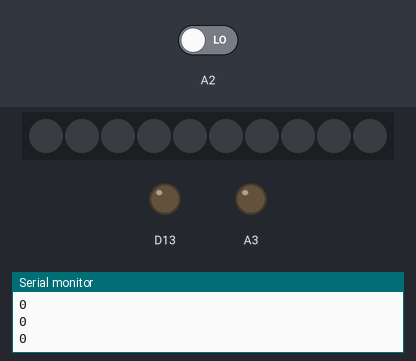
The sketch below on a simulated Adafruit Circuit Playground Express. Shown: 10 RGB LEDs in strip order, left to right, output pins drawn as LEDs (lit = HIGH), the last lines printed to the serial monitor. The inputs (shaded band) are chosen by the test bench; at power-on: A2 LOW.

Above: at 1.3 s.
1.4 s: A2 driven HIGH
At 2.1 s:
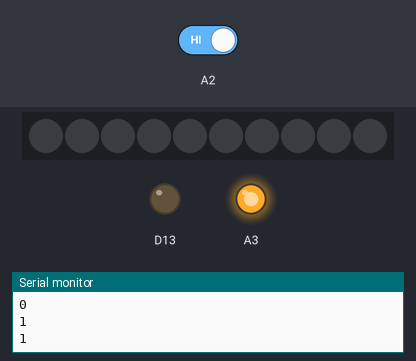
3.0 s: A2 driven LOW
At 4.4 s:
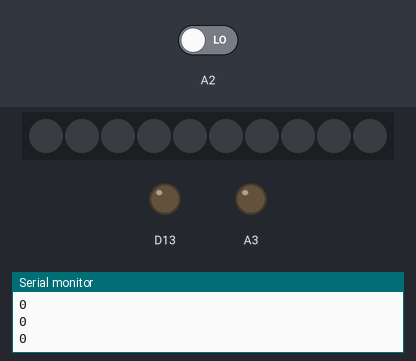
Timing chart, 0 to 6.0 s (numbered marks = the images above; inputs shaded):
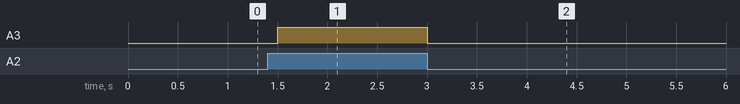

Measured:
- after the input at 1.4 s, A3: LOW → HIGH after 0.10 s
- after the input at 3.0 s, A3: HIGH → LOW at once

The sketch:

Hello_Digi_IO_CPEBlu.ino
```cpp
// (licence header left out)
#include <Adafruit_CircuitPlayground.h>

///////////////////////////////////////////////////////////////////////////////
void setup() {
  Serial.begin(115200);

  CircuitPlayground.begin();

  pinMode(A2, INPUT);
  pinMode(A3, OUTPUT);
}

///////////////////////////////////////////////////////////////////////////////
void loop() {
  int reading = digitalRead(A2);

  Serial.println(reading);

  delay(500);

   if (digitalRead(A2) == HIGH) {
    digitalWrite(A3, HIGH);
  }
  else {
    digitalWrite(A3, LOW);
  }

}
```
